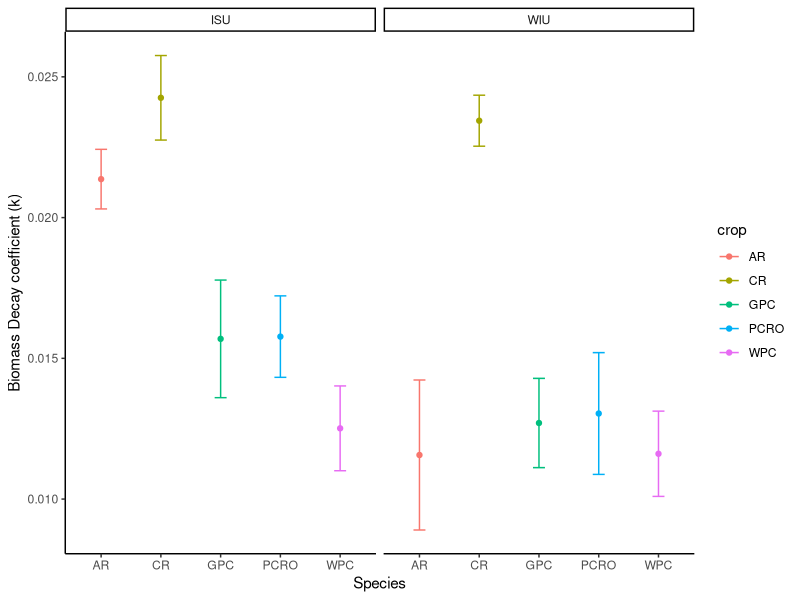
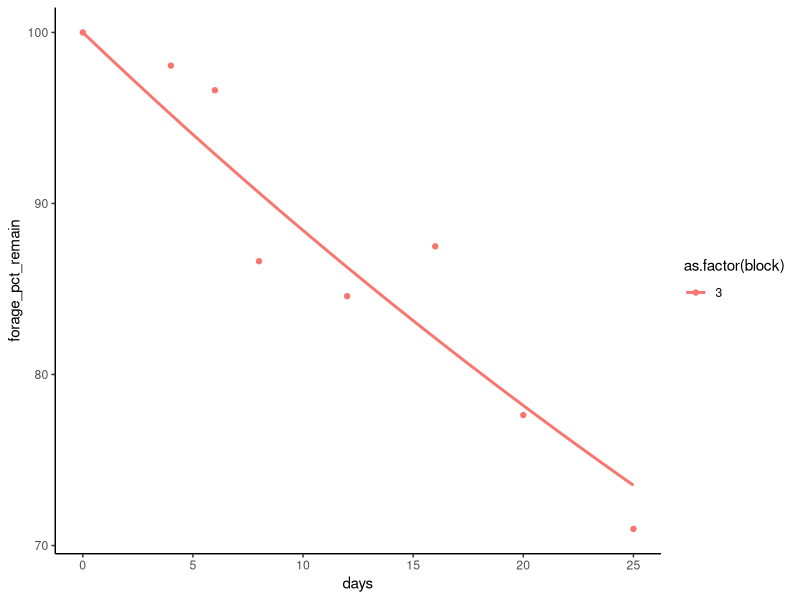

Write R code to recreate these figures, in order.
# LIBRARIES ----
library(tidyverse)
library(broom)
library(patchwork)

# READ IN THE DATA ----
decomp.df <- read_csv("output/pct remaining data.csv") %>% 
  arrange(location, crop, block, days)

# # REMOVE NA VALUES ----
# decomp.df <- decomp.df %>%
#   group_by(location, crop, block) %>%
#   mutate(across(c(forage_pct_remain, forage_pct_n_remain, forage_pct_c_remain,
#                   tea_pct_remain, tea_pct_n_remain, tea_pct_c_remain), 
#                 ~ replace_na(., mean(., na.rm = TRUE)))) %>%
#   ungroup()

# interpolate data from the prior value to the next value to fill missing na values using the na.approx function from the zoo package
decomp.df <- decomp.df %>%
  group_by(location, crop, block) %>%
  mutate(across(c(forage_pct_remain, forage_pct_n_remain, forage_pct_c_remain,
                  tea_pct_remain, tea_pct_n_remain, tea_pct_c_remain), 
                ~ zoo::na.approx(., na.rm = FALSE))) %>%
  ungroup()


# FIT THE MODELS ----

# forage
# do a negative exponential regression using SSasymp funciton to get all parameters of the mode for the f.df dataframe
# Asym is the asymptote, R0 is the y-intercept, and lrc is the rate of change
# the SSasymp function is a self-starting model that uses the asymptote, y-intercept, and rate of change to fit the model


# need to nest the data by location, crop, and block to fit the model to each group
nested_stats.df <- decomp.df %>%
  filter(crop %in% c("GPC", "WPC", "AR", "CR", "PCRO")) %>%
  nest(data = -c(location, crop, block)) %>% 
  mutate(
    fit = map(data, ~nls(tea_pct_remain ~ 100 * exp(-k*days), trace =TRUE, 
                         start = list(k=0.006), 
                         data = .x)))

# pull out fitted values for analysis
summary_stats.df <- nested_stats.df %>% 
  mutate(tidied = map(fit, tidy)) %>% 
  unnest(tidied)

# arrange to be able to read easier by crop, block site
summary_stats.df <- summary_stats.df %>% 
  arrange(crop, block, location)

# only the k values
k_summary.df <- summary_stats.df %>% 
  select (crop, block, location, term, estimate, std.error, statistic, p.value) 

write_csv(k_summary.df, "output/k_summary_tea.csv")

# PLOTTING ----
# plot the values ----
biomass.plot <- k_summary.df %>% 
  ggplot(aes(crop, estimate, color=crop))+
  stat_summary(fun = mean, na.rm = TRUE, geom = "point") +
  stat_summary(fun.data = mean_se, na.rm = TRUE, 
               geom = "errorbar", width=.2) +
  labs(x="Species", y="Biomass Decay coefficient (k)") +
  theme_classic() +
  facet_grid(.~location)

biomass.plot

# Now to see the regressions plots
# plot the negative exponential ----
decomp.df %>%
  filter(location == "ISU") %>%
  filter(crop %in% c("CR")) %>%
  filter(forage_pct_remain > 0) %>% 
  filter(block == 3) %>%
  ggplot(mapping = aes(x=days, y=forage_pct_remain, color=as.factor(block))) +
  # stat_summary(fun = mean, na.rm = TRUE, geom = "point") +
  # stat_summary(fun.data = mean_se, na.rm = TRUE, geom = "line") +
  geom_point() +
  theme_classic() +
  scale_x_continuous(breaks = seq(0, 45, 5)) +
  geom_smooth( aes(x = days, y = forage_pct_remain, color =as.factor(block)),
               method = "nls", formula = y ~ 100 * exp(-k*x),
               method.args = list(start = c(k=0.001)), se = FALSE)
